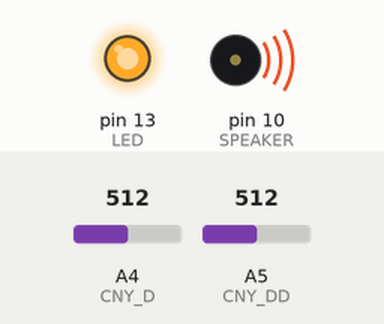
This sketch was run on a simulated Arduino Uno, built with avr-gcc and run on an emulated ATmega328P. Shown: output pins drawn as LEDs (lit = HIGH), buzzer (waves = sounding). Inputs (shaded band) come from the test bench; at power-on: A5 (CNY_DD) = 512, A4 (CNY_D) = 512.

Above: at 1.2 s.
1.3 s: A5 (CNY_DD) set to 134
2.8 s: A5 (CNY_DD) set to 116
At 3.7 s:
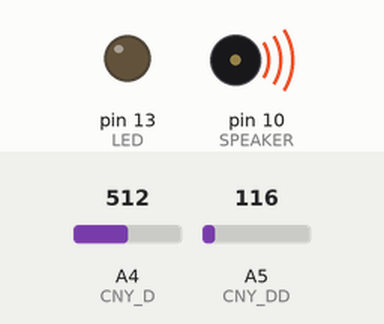
4.3 s: A4 (CNY_D) set to 0
At 4.9 s:
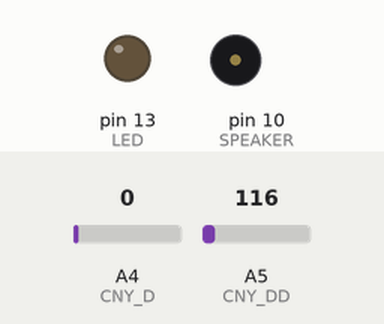
5.8 s: A5 (CNY_DD) set to 306
At 7.0 s:
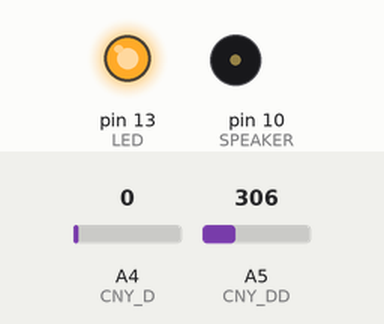
7.3 s: A5 (CNY_DD) set to 122
At 8.4 s:
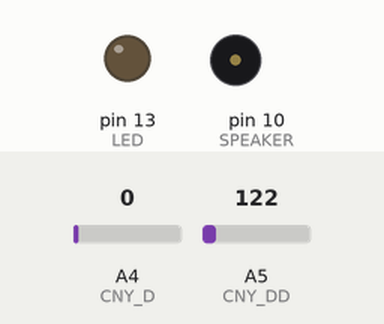
8.8 s: A5 (CNY_DD) set to 511
At 9.5 s:
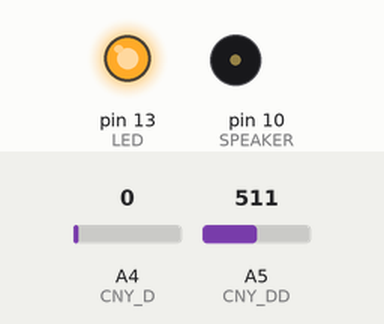
Timing chart, 0 to 11.3 s (numbered marks = the images above; inputs shaded):
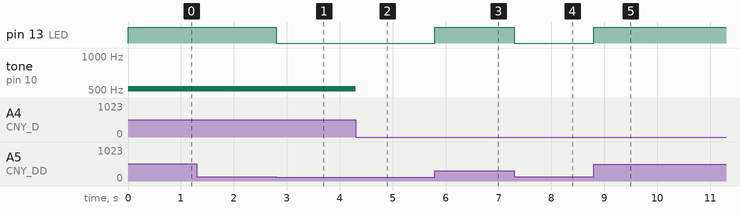

Measured:
- the behaviour switches between 128 and 127 on A5 (CNY_DD) (found by bisection; images 0 and 1)
- after the input at 1.3 s, every drawn part: stays the same
- after the input at 2.8 s, pin 13 (LED): HIGH → LOW at once
- after the input at 4.3 s, tone on pin 10 (SPEAKER): 512 Hz → silent at once
- after the input at 5.8 s, pin 13 (LED): LOW → HIGH at once
- after the input at 7.3 s, pin 13 (LED): HIGH → LOW at once
- after the input at 8.8 s, pin 13 (LED): LOW → HIGH at once

The sketch:

marvin_cny70.ino
```cpp
#define LED 13
#define CNY_II A2
#define CNY_I A3
#define CNY_D A4
#define CNY_DD A5
#define SPEAKER 10

void setup(){
  pinMode(LED, OUTPUT);
  pinMode(SPEAKER, OUTPUT);
  pinMode(CNY_II, INPUT);
  pinMode(CNY_I, INPUT);
  pinMode(CNY_D, INPUT);
  pinMode(CNY_DD, INPUT);
}

void loop(){
  analogWrite(LED, analogRead(CNY_DD));
  tone(SPEAKER, analogRead(CNY_D));

}
```
